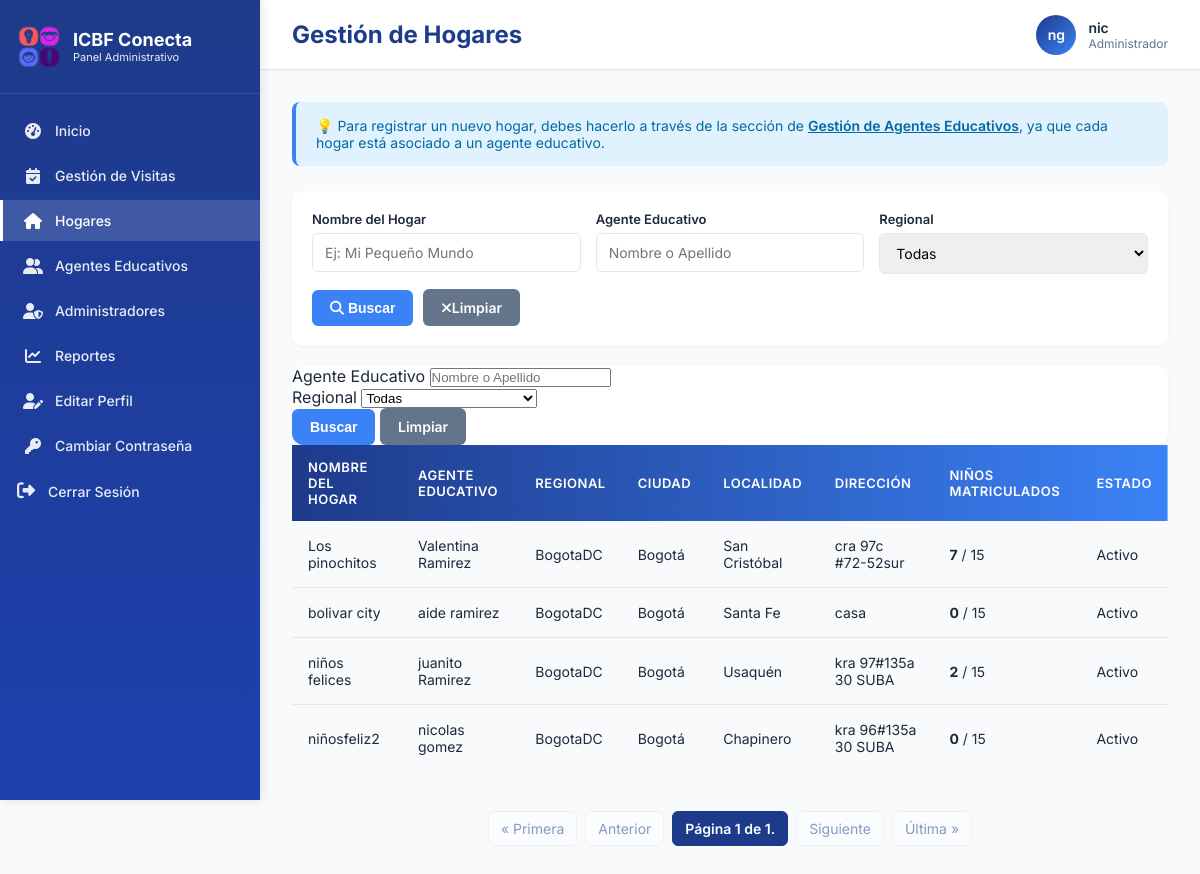
Before: /hogares/ (signed in) with the older database file.
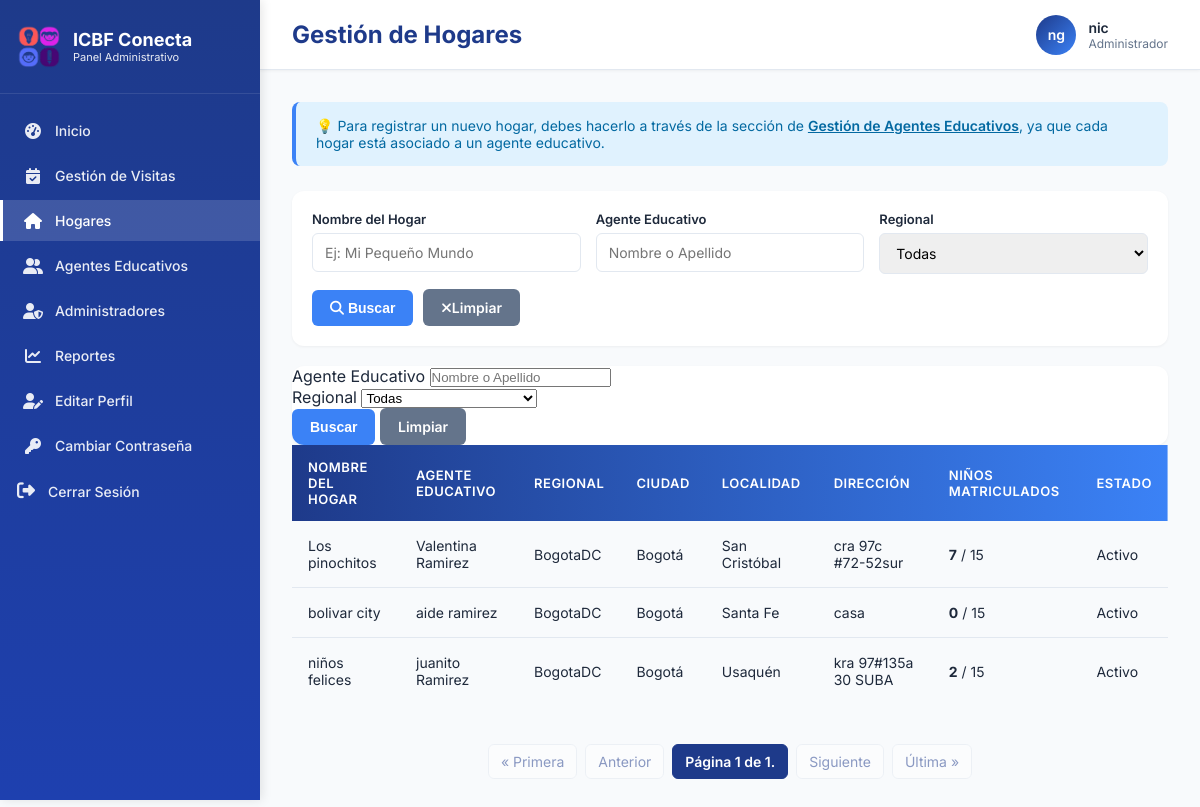
After: the same page with the newer database file.
### core/models.py (models this page shows, shortened)
class HogarComunitario(models.Model):
    regional = models.ForeignKey(Regional, on_delete=models.PROTECT, related_name='hogares')
    ciudad = models.ForeignKey(Ciudad, on_delete=models.PROTECT, related_name='hogares')
    nombre_hogar = models.CharField(max_length=100)
    direccion = models.CharField(max_length=200)
    localidad = models.CharField(max_length=100, blank=True, default='')  # Mantener para hogares antiguos, se asigna en la vista
    localidad_bogota = models.ForeignKey('LocalidadBogota', on_delete=models.SET_NULL, null=True, blank=True, related_name='hogares')
    barrio = models.CharField(max_length=100, null=True, blank=True)
    estrato = models.IntegerField(null=True, blank=True)
    fecha_primera_visita = models.DateField(null=True, blank=True, help_text="Fecha programada para la primera visita técnica")
    ultima_visita = models.DateField(null=True, blank=True, help_text="Fecha de la última visita técnica realizada")
    proxima_visita = models.DateField(null=True, blank=True, help_text="Fecha programada para la próxima visita técnica (calculada automáticamente)")
    observaciones_visita = models.TextField(blank=True, help_text="Observaciones de la última visita técnica realizada")
    estado_aptitud = models.CharField(
        max_length=20,
        choices=[
            ('no_apto', 'No Apto'),
            ('apto', 'Apto'),
        ],
        default='no_apto',
        help_text="Estado de aptitud del hogar. Se actualiza a 'Apto' después de la primera visita aprobada"
    )
    area_social_m2 = models.DecimalField(max_digits=6, decimal_places=2, null=True, blank=True,
                                         help_text="Metros cuadrados del área social disponible para los niños")
    capacidad_calculada = models.IntegerField(null=True, blank=True,
                                              help_text="Capacidad calculada según área social (m²/2)")
    formulario_completo = models.BooleanField(default=False,
                                              help_text="Indica si se completó el formulario 2 de visita técnica")
    num_habitaciones = models.IntegerField(null=True, blank=True)
    num_banos = models.IntegerField(null=True, blank=True)
    material_construccion = models.TextField(null=True, blank=True)
    riesgos_cercanos = models.TextField(null=True, blank=True)
    fotos_interior = models.FileField(upload_to='hogares/fotos_interior/', null=True, blank=True)
    fotos_exterior = models.FileField(upload_to='hogares/fotos_exterior/', null=True, blank=True)
    geolocalizacion_lat = models.DecimalField(max_digits=10, decimal_places=7, null=True, blank=True)
    geolocalizacion_lon = models.DecimalField(max_digits=10, decimal_places=7, null=True, blank=True)
    tipo_tenencia = models.CharField(max_length=50, choices=[
        ('Propia', 'Propia'),
        ('Arrendada', 'Arrendada'),
        ('Comodato', 'Comodato')
    ], null=True, blank=True)
    documento_tenencia_pdf = models.FileField(upload_to='hogares/documentos_tenencia/', null=True, blank=True)
    capacidad = models.IntegerField(null=True, blank=True, help_text="Capacidad aprobada del hogar (entre 12 y 15 niños según normativa ICBF)")
    capacidad_maxima = models.IntegerField(default=15, help_text="Capacidad máxima permitida (15 niños según normativa)")
    estado = models.CharField(
        max_length=30,
        choices=[
            ('pendiente_revision', 'Pendiente de Revisión'),
            ('en_revision', 'En Revisión'),
            ('aprobado', 'Aprobado'),
            ('rechazado', 'Rechazado'),
            ('en_mantenimiento', 'En Mantenimiento'),
            ('pendiente_visita', 'Pendiente de Visita'),
            ('visita_agendada', 'Visita Agendada'),
            ('en_evaluacion', 'En Evaluación'),
            ('activo', 'Activo'),
            ('inactivo', 'Inactivo'),
        ],
        default='pendiente_revision'
    )
    madre = models.ForeignKey(MadreComunitaria, on_delete=models.PROTECT, related_name='hogares_asignados')
    fecha_registro = models.DateTimeField(auto_now_add=True)
    fecha_habilitacion = models.DateTimeField(null=True, blank=True)  # Cuando pasa a activo/aprobado
    class Meta:
        db_table = 'hogares_comunitarios'

class MadreComunitaria(models.Model):
    usuario = models.OneToOneField(Usuario, on_delete=models.CASCADE, related_name='madre_profile')
    NIVEL_ESCOLARIDAD_CHOICES = [
        ('Bachiller', 'Bachiller'),
        ('Técnico', 'Técnico'),
        ('Tecnólogo', 'Tecnólogo'),
        ('Profesional', 'Profesional')
    ]
    nivel_escolaridad = models.CharField(max_length=100, choices=NIVEL_ESCOLARIDAD_CHOICES)
    titulo_obtenido = models.CharField(max_length=150, null=True, blank=True)
    institucion = models.CharField(max_length=150, null=True, blank=True)
    experiencia_previa = models.TextField(null=True, blank=True)
    certificado_laboral = models.FileField(upload_to='madres_documentos/certificados_laborales/', null=True, blank=True)
    no_retirado_icbf = models.BooleanField(default=False)
    carta_disponibilidad = models.FileField(upload_to='madres_documentos/disponibilidad/', null=True, blank=True)
    firma_digital = models.FileField(upload_to='madres_documentos/firmas/', null=True, blank=True)
    foto_madre = models.ImageField(upload_to='madres_documentos/fotos/', null=True, blank=True)
    documento_identidad_pdf = models.FileField(upload_to='madres_documentos/cedulas/', null=True, blank=True)
    certificado_escolaridad_pdf = models.FileField(upload_to='madres_documentos/educacion/', null=True, blank=True)
    certificado_antecedentes_pdf = models.FileField(upload_to='madres_documentos/antecedentes/', null=True, blank=True)
    certificado_medico_pdf = models.FileField(upload_to='madres_documentos/medico/', null=True, blank=True)
    certificado_residencia_pdf = models.FileField(upload_to='madres_documentos/residencia/', null=True, blank=True)
    cartas_recomendacion_pdf = models.FileField(upload_to='madres_documentos/recomendaciones/', null=True, blank=True)
    fecha_registro = models.DateTimeField(auto_now_add=True)
    class Meta:
        db_table = 'madres_comunitarias'

class Usuario(AbstractUser):
    TIPO_DOCUMENTO_CHOICES = [
        ('CC', 'Cédula de ciudadanía'),
        ('TI', 'Tarjeta de identidad'),
        ('CE', 'Cédula de extranjería'),
        ('PA', 'Pasaporte'),
    ]
    SEXO_CHOICES = [
        ('M', 'Masculino'),
        ('F', 'Femenino'),
        ('O', 'Otro'),
    ]
    username = None
    tipo_documento = models.CharField(max_length=5, choices=TIPO_DOCUMENTO_CHOICES, default='CC')
    documento = models.BigIntegerField(unique=True)
    nombres = models.CharField(max_length=50)
    apellidos = models.CharField(max_length=50)
    correo = models.EmailField(max_length=100, unique=False)  # ⚠️ TEMPORAL: Permitir correos duplicados para pruebas
    sexo = models.CharField(max_length=1, choices=SEXO_CHOICES, default='F')
    departamento_residencia = models.ForeignKey(Departamento, on_delete=models.SET_NULL, null=True, blank=True, related_name='residentes')
    ciudad_residencia = models.ForeignKey(Municipio, on_delete=models.SET_NULL, null=True, blank=True, related_name='residentes')
    localidad_bogota = models.ForeignKey(LocalidadBogota, on_delete=models.SET_NULL, null=True, blank=True, related_name='residentes',
                                         help_text='Solo aplica si vive en Bogotá D.C.')
    direccion = models.CharField(max_length=100, null=True, blank=True)
    barrio = models.CharField(max_length=100, null=True, blank=True)
    telefono = models.CharField(max_length=20, null=True, blank=True)
    nivel_educativo = models.CharField(max_length=50, null=True, blank=True)
    rol = models.ForeignKey(Rol, on_delete=models.PROTECT, null=True)
    foto_admin = models.ImageField(upload_to=admin_upload_path, null=True, blank=True)
    fecha_creacion = models.DateTimeField(auto_now_add=True)
    fecha_actualizacion = models.DateTimeField(auto_now=True)
    EMAIL_FIELD = 'correo'
    USERNAME_FIELD = 'documento'
    REQUIRED_FIELDS = ['nombres', 'apellidos', 'correo', 'tipo_documento']
    objects = CustomUserManager()
    class Meta:
        db_table = 'usuarios'

class Regional(models.Model):
    nombre = models.CharField(max_length=100, unique=True)
    class Meta:
        db_table = 'regionales'
        verbose_name = 'Regional'
        verbose_name_plural = 'Regionales'

class Ciudad(models.Model):
    nombre = models.CharField(max_length=120)
    regional = models.ForeignKey(Regional, on_delete=models.CASCADE, related_name="ciudades")

### core/views.py (the view)
# urls.py: path('hogares/', views.listar_hogares, name='listar_hogares'), # <-- NUEVA RUTA
@login_required
@rol_requerido('administrador')
def listar_hogares(request):
    query_nombre = request.GET.get('nombre_hogar', '')
    query_madre = request.GET.get('madre', '')
    query_regional = request.GET.get('regional', '')
    hogares = HogarComunitario.objects.select_related(
        'madre__usuario', 'regional'
    ).annotate(
        num_ninos=Count('ninos')
    ).order_by('regional__nombre', 'nombre_hogar')
    if query_nombre:
        hogares = hogares.filter(nombre_hogar__icontains=query_nombre)
    if query_madre:
        hogares = hogares.filter(Q(madre__usuario__nombres__icontains=query_madre) | Q(madre__usuario__apellidos__icontains=query_madre))
    if query_regional:
        hogares = hogares.filter(regional_id=query_regional)
    paginator = Paginator(hogares, 5) # 5 hogares por página
    page_number = request.GET.get('page')
    hogares_paginados = paginator.get_page(page_number)
    context = {
        'hogares': hogares_paginados, # Enviar el objeto paginado
        'regionales_filtro': Regional.objects.all().order_by('nombre'), # Para el dropdown de filtros
        'filtros': {
            'nombre_hogar': query_nombre,
            'madre': query_madre,
            'regional': query_regional,
        },
        'paginator': paginator # Opcional
    }
    return render(request, 'admin/hogares_list.html', context)

### templates/admin/hogares_list.html (shortened to what the changed rows need)
{% load static %}
<!DOCTYPE html>
<html lang="es">
<head>
  <link rel="stylesheet" href="https://cdnjs.cloudflare.com/ajax/libs/font-awesome/6.5.0/css/all.min.css">
</head>
<body>
  {% include 'admin/components/admin_sidebar.html' %}
  <main class="main-content">
    <div class="topbar">
      <div class="topbar-left">
        <h1>Gestión de Hogares</h1>
      </div>
    </div>
    <div class="content-wrapper">
      <div class="tabla-wrapper"><table>
        <thead>
          <tr>
            <th>Nombre del Hogar</th>
            <th>Agente Educativo</th>
            <th>Regional</th>
            <th>Ciudad</th>
            <th>Localidad</th>
            <th>Dirección</th>
            <th>Niños Matriculados</th>
            <th>Estado</th>
          </tr>
        </thead>
        <tbody>
          {% for hogar in hogares %}
          <tr>
            <td>{{ hogar.nombre_hogar }}</td>
            <td>{{ hogar.madre.usuario.nombres }} {{ hogar.madre.usuario.apellidos }}</td>
            <td>{{ hogar.regional.nombre|default:"N/A" }}</td>
            <td>{{ hogar.ciudad.nombre|default:"N/A" }}</td>
            <td>{{ hogar.localidad }}</td>
            <td>{{ hogar.direccion }}</td>
            <td>
              <strong>{{ hogar.num_ninos }}</strong> / {{ hogar.capacidad_maxima }}
            </td>
            <td>
              <span class="estado {{ hogar.estado }}">{{ hogar.get_estado_display }}</span>
            </td>
          </tr>
          {% empty %}
            <td colspan="7" style="text-align: center; padding: 20px;">No hay hogares registrados.</td>
          </tr>
          {% endfor %}
        </tbody>
      </table></div>
        </div>
  </main>
</body>
</html>

Changed rows visible on the page:
removed HogarComunitario: nombre_hogar "niñosfeliz2", madre.usuario.nombres "nicolas", madre.usuario.apellidos "gomez", regional.nombre "BogotaDC", ciudad.nombre "Bogotá", localidad "Chapinero", direccion "kra 96#135a 30 SUBA", num_ninos "0", capacidad_maxima "15", estado "Activo"
